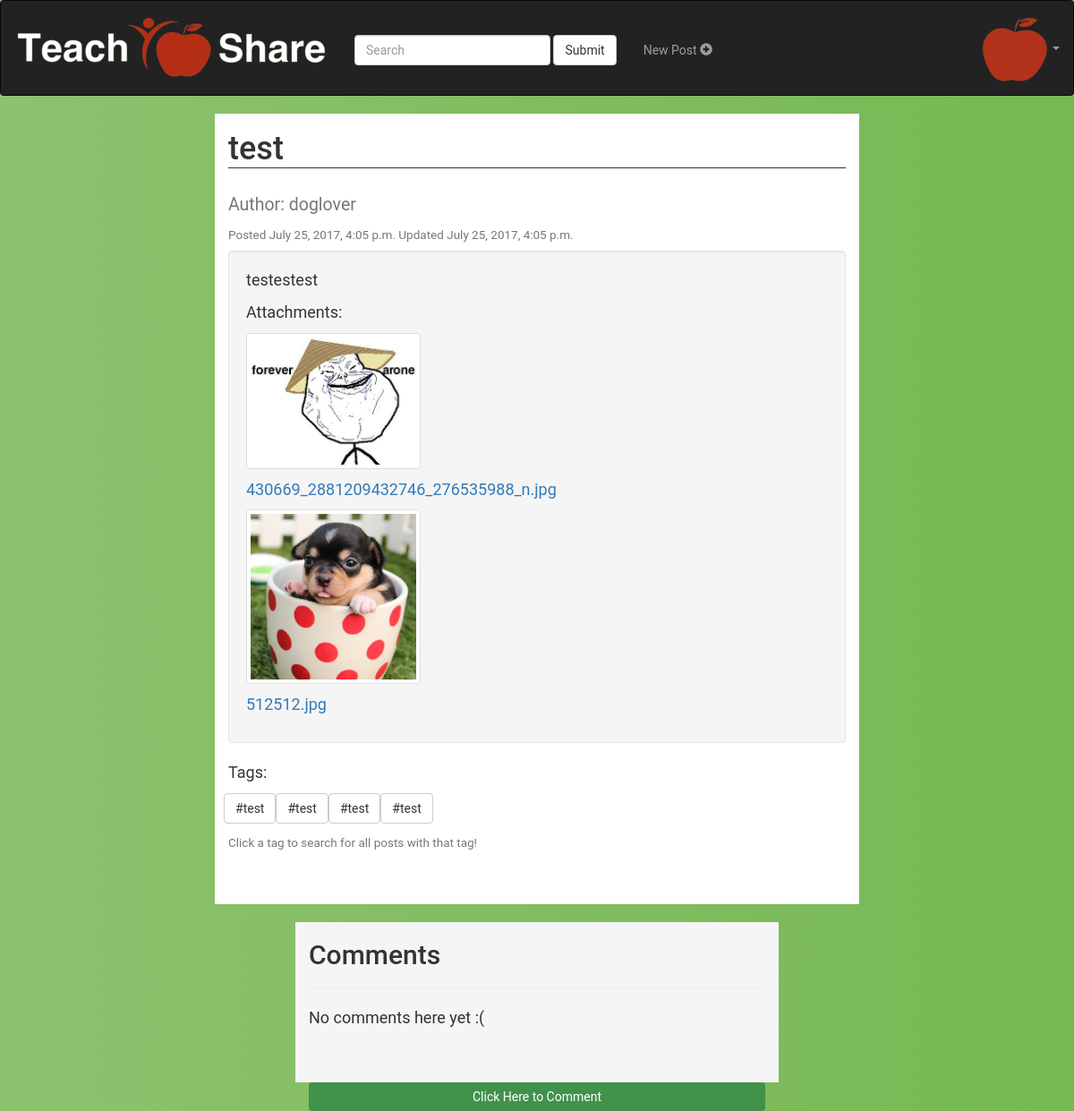
/account/detail/1/, run on the app's committed database.
### accounts/models.py (models this page shows)
class Post(models.Model):
	user = models.ForeignKey(settings.AUTH_USER_MODEL, default=1)
	title = models.CharField(max_length=100, default='')
	user = models.CharField(max_length=100, default='')
	content = models.TextField(default="")
	updated = models.DateTimeField(auto_now=True, auto_now_add=False)
	likes = models.IntegerField(default=0)
	timestamp = models.DateTimeField(auto_now=False, auto_now_add= True)

class Tag(models.Model):
	tag = models.CharField(max_length=100,default='')
	post = models.ForeignKey(Post, related_name='tags', on_delete=models.CASCADE)

### accounts/views.py (the view)
# urls.py: url(r'^detail/(?P<id>\d+)/$', views.post_detail, name='post_detail' ),
def post_detail(request, id= None):
	instance = get_object_or_404(Post, id=id)
	files = []
	images = []
	for attachment in instance.attachment_set.all():
		file = attachment.file.path
		if file.find("/") != -1:
			name = file[file.rfind("/")+1:]
			file = file[file.find("/media/"):]
		else:
			name = file[file.rfind("\\")+1:]
			file = file[file.find("\media\\"):]
		if file[-3:] in imgFormats or file[-4:] in imgFormats:
			images.append((file, name))
		else:
			files.append((file, name))
	context = {
		"title": instance.title,
		"instance": instance,
		"tags": instance.tags.all(),
		"files": files,
		"images": images,
	}
	return render(request,'accounts/post_detail.html',context)

### accounts/templates/accounts/post_detail.html (shortened to what this page needs)
<!DOCTYPE html>
<html>
<head>
{% load static %}
<link rel="stylesheet" href="https://maxcdn.bootstrapcdn.com/bootstrap/3.3.7/css/bootstrap.min.css">
<link rel="stylesheet" href={% static 'accounts/post_detail.css'%} type = "text/css">
</head>
<body>
<nav class="navbar navbar-inverse ">
  <div class="container-fluid">
    <div class="navbar-header">
      <a class="navbar-brand" href="/account/dashboard">
        <img src="{% static "accounts/tslogo.png" %}" alt="TSLogo"/>
      </a>
    </div>
    <form class="navbar-form navbar-left nav-searchpad"
		method="post" id="search" action="{% url 'account:dashboard' %}">
      <div class="form-group">
		{% if searchstring %}
        <input type="text" name="search" value={{searchstring}} class="form-control">
		{% else %}
		<input type="text" name="search" class="form-control" placeholder="Search">
		{% endif %}
	 </div>
      <button type="submit" class="btn btn-default">Submit</button>
    </form>
    <ul class="nav navbar-nav nav-navitems">
      <li><a href="/account/create/">
        <p>New Post <span class="glyphicon glyphicon-plus-sign"></span> </p>
        </a>
      </li>
    </ul>
    <ul class="nav navbar-nav navbar-right">
      <li class="dropdown">
        <a class="dropdown-toggle" data-toggle="dropdown" >
          <img src="{% static "accounts/applelogo.png" %}" alt="TSLogo"/>
        <span class="caret"></span></a>
      </li>
    </ul>
  </div>
</nav>
<div class="container">
	<h1> {{ title }} </h1>
	<h2><small>Author: {{instance.user}}</small></h2>
	<h4><small>Posted {{instance.timestamp}} Updated {{instance.updated}}
	</small></h4>
	<div class="well">
		<p>
			{{instance.content}}</br>
		</p>
		<p>Attachments:
		</p>
		<p>
			{% if images %}
				{% for image in images %}
					<div class="container-img">
						<a href="{{image.0}}" download>
							<p><img src='{{image.0}}' class="img-responsive img-thumbnail"></p>
						</a>
					</div>
					<p><a href="{{image.0}}" download>{{image.1}}</a></p>
				{% endfor %}
			{% endif %}
		</p>
	</div>
	<p>Tags: </br>
    {% if tags %}
      <div class = "btn-toolbar">
        <div class="tag-container">
        {% for tag in tags %}
          <form method="post" id="search" action="{% url 'account:dashboard' %}">
            <button type="submit" class="btn btn-default">#{{tag.tag}}</button>
          </form>
        {% endfor %}
        </div>
      </div>
      <h4><small> Click a tag to search for all posts with that tag!</small></h4>
      {% endif %}
  </p>
</div>
<div class="container container-comments">
	<h2>Comments</h2>
	<hr>
	{% for comment in instance.comments.all %}
		<div class="comment">
			<h4><small>Author: {{comment.user}} Time Posted: {{comment.timestamp}}</small></h4>
			<div class="well well-comments">
				<p>{{ comment.text|linebreaks }}</p>
			</div>
		</div>
		{% empty %}
		<p>No comments here yet :(</p>
	{% endfor %}
</div>
<div class="container-commenting">
	<button type="button" class="btn btn-primary btn-block" data-toggle="collapse" data-target="#comment">Click Here to Comment</button>
</div>
</body>
</html>

### accounts/static/accounts/post_detail.css (style rules this page uses)
.btn-primary { background: #41924B; color: #ffffff; border: 0 none; }
body { background: #FCF4E3 ; background: -webkit-linear-gradient(right, #76b852, #8DC26F); background: -moz-linear-gradient(right, #76b852, #8DC26F); background: -o-linear-gradient(right, #76b852, #8DC26F); background: linear-gradient(to left, #76b852, #8DC26F); font-family: "Roboto", sans-serif; -webkit-font-smoothing: antialiased; -moz-osx-font-smoothing: grayscale; }
.navbar { min-height:100px !important; }
.nav-navitems { text-align: center; padding-top: 30px; }
.nav-searchpad { text-align: center; padding-top: 30px; }
.container { width: 60%; text-align: left; background-color: #ffffff; padding-bottom: 50px; }
.container>p { font-size: 18px; }
.container>h1 { border-style: solid; border-bottom-width: 1px; border-top-width: 0px; border-left-width: 0px; border-right-width: 0px; }
.container-img { width: 30%; height: auto; }
.well { margin-left: 0px; }
.well>p { font-size: 18px; }
.container-comments { width: 45%; text-align: left; font-size: 16px; margin-top: 20px; background-color: #f5f5f5; }
.container-commenting { padding-right: 15px; padding-left: 15px; margin-right: auto; margin-left: auto; width: 45%; background color: #FCF4E3; }

### data on the page
Post: title "test", user "doglover", timestamp "July 25, 2017, 4:05 p.m.", updated "July 25, 2017, 4:05 p.m.", content "testestest"
Tag: tag "test"
Tag: tag "test"
Tag: tag "test"
Tag: tag "test"

### other printed values
{{ image.1 }} "430669_2881209432746_276535988_n.jpg" "512512.jpg"
